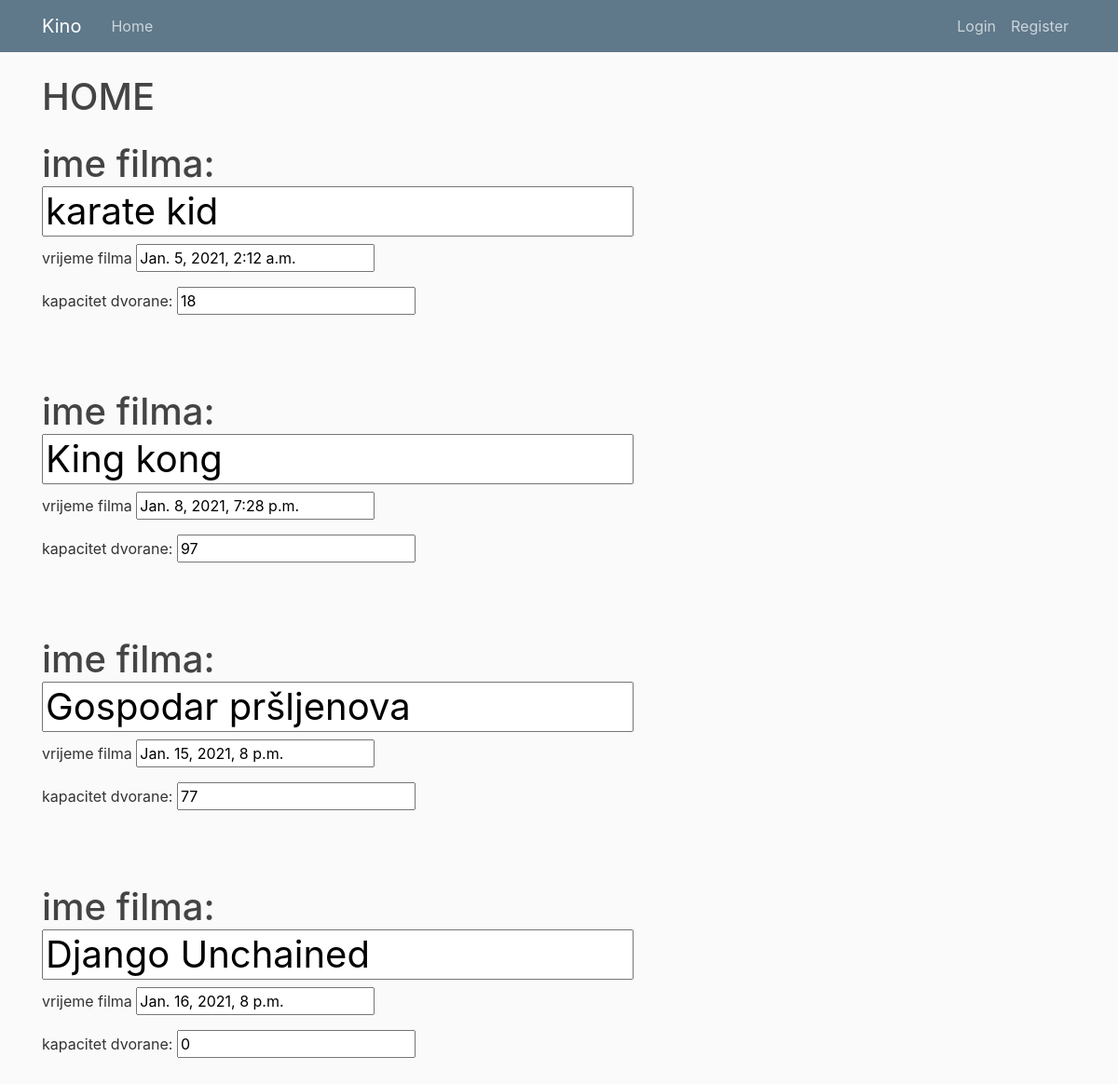
The page / on the database its author committed.
### kino/models.py (models this page shows, shortened)
class Projekcija(models.Model):
    ime_filma = models.CharField(max_length=200)
    vrijeme_filma = models.DateTimeField(default = timezone.now)
    kapacitet_dvorane = models.IntegerField()
    broj_prodanih_karata = models.IntegerField(default=0)

### kino/views.py (the view)
# urls.py: path('', views.home, name = "kino-home"),
def home(request):
    if(request.method == "POST"):
        ime_proj = request.POST.get("ime_filma")
        kapacitet = request.POST.get("kapacitet")
        if int(kapacitet) < 1:
            messages.error(request,f'No more tickets for projection ' + ime_proj)
            return redirect('kino-home')
        seat_exists = False
        seat = request.POST.get("broj_sjedala")
        proj_id = request.POST.get('proj_id')
        proj_obj = Projekcija.objects.all().filter(id = proj_id).first()
        tickets = Tickets.objects.all()
        for ticket in tickets:
            if ticket.projekcija == proj_obj and ticket.seat_number == seat:
                seat_exists = True
        if seat_exists == False:
            ticket = Tickets(user = request.user, projekcija = proj_obj, seat_number = seat)
            ticket.save()
            proj_obj.kapacitet_dvorane = proj_obj.kapacitet_dvorane - 1
            proj_obj.broj_prodanih_karata = proj_obj.broj_prodanih_karata + 1
            proj_obj.save()
            return redirect("profile")
        messages.error(request,f'Ticket seat is taken')
        return redirect('kino-home')
    elif request.method == "GET" or None:
        context = {
        "projekcije":Projekcija.objects.all(),
        "tickets": Tickets.objects.all()
    }
        return render(request, 'kino/home.html',context)

### kino/templates/kino/home.html (shortened to what this page needs)
{%extends "kino/base.html"%}
{% load crispy_forms_tags%}
{%block content%}
        <h1>HOME</h1>
        {% for proj in projekcije %}
        <form method = "POST">
            <h1>ime filma: <input type = text value = "{{proj.ime_filma}}" name = ime_filma readonly></h1>
            <p>vrijeme filma <input type = text value = "{{proj.vrijeme_filma}}" readonly></p>
            <p>kapacitet dvorane: <input type = text value = "{{proj.kapacitet_dvorane}}" name = kapacitet readonly></p>
        </form>
        <br><br>
    {% endfor %}
{%endblock content%}

### kino/templates/kino/base.html (style rules this page uses)
body { background: #fafafa; color: #333333; margin-top: 5rem; }
h1, h2, h3, h4, h5, h6 { color: #444444; }

### rows shown on the page
Projekcija: ime_filma "karate kid", vrijeme_filma "Jan. 5, 2021, 2:12 a.m.", kapacitet "18"
Projekcija: ime_filma "King kong", vrijeme_filma "Jan. 8, 2021, 7:28 p.m.", kapacitet "97"
Projekcija: ime_filma "Gospodar pršljenova", vrijeme_filma "Jan. 15, 2021, 8 p.m.", kapacitet "77"
Projekcija: ime_filma "Django Unchained", vrijeme_filma "Jan. 16, 2021, 8 p.m.", kapacitet "0"
